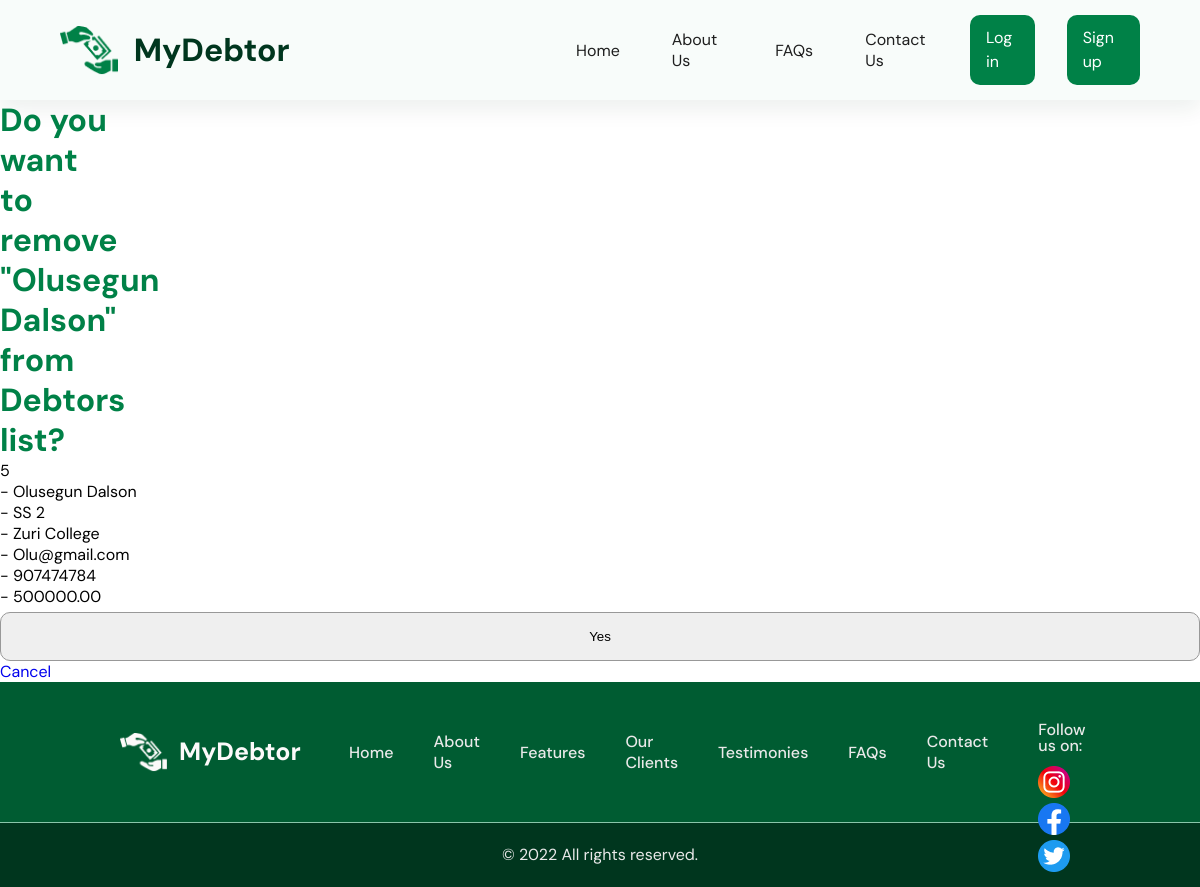
The page /dashboard/5/ (signed in) on the database its author committed.
### school/models.py (models this page shows, shortened)
class Debtor(models.Model):
    debtor_name      = models.CharField(max_length=120)
    ward_name        = models.CharField(max_length=120)
    school           = models.CharField(max_length=120)
    debtor_class     = models.CharField(max_length=250)
    amount_indebted  = models.DecimalField(decimal_places=2, max_digits=100000)
    phone_no         = models.DecimalField(decimal_places=0, max_digits=15)
    email            = models.EmailField(max_length=120, default="")
    debtor_image      = models.ImageField(upload_to ='uploads/', blank=True)

### school/views.py (the view)
# urls.py: path('dashboard/<int:id>/', login_required(DetailDebtor.as_view()), name='detail-debtor'),
class DetailDebtor(DetailView):
    template_name = 'school/delete_debtor.html'
    def get_object(self):
        id_ = self.kwargs.get("id")
        return get_object_or_404(Debtor, id=id_)

### school/templates/school/delete_debtor.html (shortened to what this page needs)
{% extends 'base.html' %}
{% block content %}
<form action="." method="POST">
  <h1>Do you want to remove "{{object.ward_name }}" from Debtors list?</h1>
        <p>{{ object.id }} </p>
        <p>{{ object.ward_name.label }} - {{ object.ward_name }}</a></p>
        <p>{{ object.debtor_class.label }} - {{ object.debtor_class }}</p>
        <p>{{ object.school.label }} - {{ object.school }}</p>
        <p>{{ object.email.label }} - {{ object.email }}</p>
        <p>{{ object.phone_no.label }} - {{ object.phone_no }}</p>
        <p>{{ object.amount_indebted.label }} - {{ object.amount_indebted }}</p>
  <p><input type="submit" value="Yes" /> <a href="../">Cancel</a></p>
</form>
{% endblock content %}

### static/CSS/signup.css (style rules this page uses)
* { margin: 0; padding: 0; box-sizing: border-box; }
body { font-family: 'DM Sans', sans-serif; }
a { text-decoration: none; }
h1 { font-weight: 700; font-size: 32px; line-height: 40px; color: #008147; width: 116px; }
input { width: 100%; border: 1px solid #989898; border-radius: 10px; padding: 16px; align-items: center; margin-top: 5px; }
input::placeholder { font-weight: 400; font-size: 16px; color: #7e7d7d; line-height: 16px; }

### rows shown on the page
Debtor: ward_name "Olusegun Dalson", id "5", debtor_class "SS 2", school "Zuri College", email "Olu@gmail.com", phone_no "907474784", amount_indebted "500000.00"
